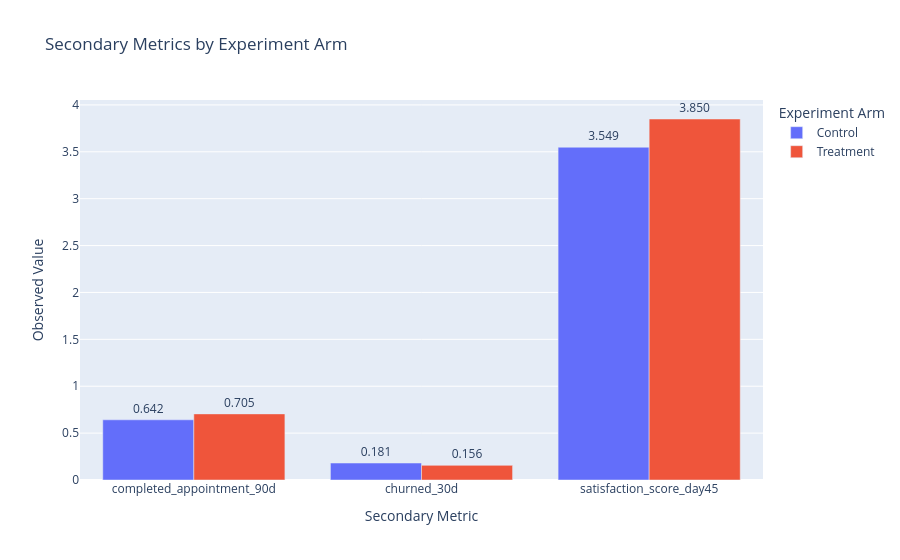

Notebook source saved alongside this figure:
### Markdown cell above
---
## Section 7: Secondary Outcomes

Three secondary outcomes are tested. Because three tests are run on the same dataset, a **Bonferroni correction** is applied: the adjusted significance threshold is 0.05 / 3 ≈ **0.0167**. Secondary results that do not clear this threshold are treated as suggestive rather than confirmatory, controlling the family-wise Type I error rate.

### Code cell
def run_secondary_metric_tests(df: pd.DataFrame) -> pd.DataFrame:
    """
    Run secondary outcome tests with Bonferroni correction.

    Binary outcomes use two-proportion z-tests.
    Satisfaction score uses Mann-Whitney U among non-null respondents.
    """
    bonf_alpha = 0.05 / 3

    ctrl = df[df["experiment_arm"] == "Control"]
    trt = df[df["experiment_arm"] == "Treatment"]

    rows = []

    # Appointment completion: Treatment > Control
    metric = "completed_appointment_90d"
    ca = int(ctrl[metric].sum())
    ta = int(trt[metric].sum())

    _, p = proportions_ztest(
        count=[ta, ca],
        nobs=[len(trt), len(ctrl)],
        alternative="larger"
    )

    control_value = ctrl[metric].mean()
    treatment_value = trt[metric].mean()

    rows.append({
        "metric": metric,
        "control_value": control_value,
        "treatment_value": treatment_value,
        "absolute_difference": treatment_value - control_value,
        "p_value": p,
        "bonferroni_threshold": bonf_alpha,
        "significance_label": "SIGNIFICANT" if p < bonf_alpha else "NOT SIGNIFICANT",
    })

    # Churn: Treatment < Control
    metric = "churned_30d"
    ca = int(ctrl[metric].sum())
    ta = int(trt[metric].sum())

    _, p = proportions_ztest(
        count=[ta, ca],
        nobs=[len(trt), len(ctrl)],
        alternative="smaller"
    )

    control_value = ctrl[metric].mean()
    treatment_value = trt[metric].mean()

    rows.append({
        "metric": metric,
        "control_value": control_value,
        "treatment_value": treatment_value,
        "absolute_difference": treatment_value - control_value,
        "p_value": p,
        "bonferroni_threshold": bonf_alpha,
        "significance_label": "SIGNIFICANT" if p < bonf_alpha else "NOT SIGNIFICANT",
    })

    # Satisfaction: Treatment > Control among respondents
    metric = "satisfaction_score_day45"
    cs = ctrl[metric].dropna()
    ts = trt[metric].dropna()

    _, p = stats.mannwhitneyu(
        ts,
        cs,
        alternative="greater"
    )

    control_value = cs.mean()
    treatment_value = ts.mean()

    rows.append({
        "metric": metric,
        "control_value": control_value,
        "treatment_value": treatment_value,
        "absolute_difference": treatment_value - control_value,
        "p_value": p,
        "bonferroni_threshold": bonf_alpha,
        "significance_label": "SIGNIFICANT" if p < bonf_alpha else "NOT SIGNIFICANT",
    })

    secondary_df = pd.DataFrame(rows)

    secondary_df.to_csv(
        TABLES_PATH / "secondary_metric_results.csv",
        index=False
    )

    print("=== Secondary Outcomes, Bonferroni-Corrected Alpha = 0.0167 ===")
    print("Saved: outputs/tables/secondary_metric_results.csv")
    display(secondary_df)

    # Required secondary metrics figure
    plot_df = secondary_df[["metric", "control_value", "treatment_value"]].melt(
        id_vars="metric",
        var_name="arm",
        value_name="value"
    )

    plot_df["arm"] = plot_df["arm"].map({
        "control_value": "Control",
        "treatment_value": "Treatment",
    })

    fig_sec = px.bar(
        plot_df,
        x="metric",
        y="value",
        color="arm",
        barmode="group",
        text=plot_df["value"].map(lambda x: f"{x:.3f}"),
        title="Secondary Metrics by Experiment Arm",
        labels={
            "metric": "Secondary Metric",
            "value": "Observed Value",
            "arm": "Experiment Arm",
        },
    )
    fig_sec.update_traces(textposition="outside")
    fig_sec.write_image(FIGURES_PATH / "secondary_metrics_by_arm.png")
    fig_sec.show()
    print("Saved: outputs/figures/secondary_metrics_by_arm.png")

    return secondary_df


secondary = run_secondary_metric_tests(df)

### Figure 1 — Plotly figure (JSON) as saved in the notebook; plotly's stock layout.template omitted (floating-point values rounded to 4 significant figures)
{"data": [{"alignmentgroup": "True", "hovertemplate": "Experiment Arm=Control<br>Secondary Metric=%{x}<br>Observed Value=%{y}<br>text=%{text}<extra></extra>", "legendgroup": "Control", "marker": {"color": "#636efa", "pattern": {"shape": ""}}, "name": "Control", "offsetgroup": "Control", "orientation": "v", "showlegend": true, "text": ["0.642", "0.181", "3.549"], "textposition": "outside", "type": "bar", "x": ["completed_appointment_90d", "churned_30d", "satisfaction_score_day45"], "xaxis": "x", "y": [0.642, 0.181, 3.549], "yaxis": "y"}, {"alignmentgroup": "True", "hovertemplate": "Experiment Arm=Treatment<br>Secondary Metric=%{x}<br>Observed Value=%{y}<br>text=%{text}<extra></extra>", "legendgroup": "Treatment", "marker": {"color": "#EF553B", "pattern": {"shape": ""}}, "name": "Treatment", "offsetgroup": "Treatment", "orientation": "v", "showlegend": true, "text": ["0.705", "0.156", "3.850"], "textposition": "outside", "type": "bar", "x": ["completed_appointment_90d", "churned_30d", "satisfaction_score_day45"], "xaxis": "x", "y": [0.705, 0.156, 3.85], "yaxis": "y"}], "layout": {"barmode": "group", "legend": {"title": {"text": "Experiment Arm"}, "tracegroupgap": 0}, "title": {"text": "Secondary Metrics by Experiment Arm"}, "xaxis": {"anchor": "y", "domain": [0, 1], "title": {"text": "Secondary Metric"}}, "yaxis": {"anchor": "x", "domain": [0, 1], "title": {"text": "Observed Value"}}}}
